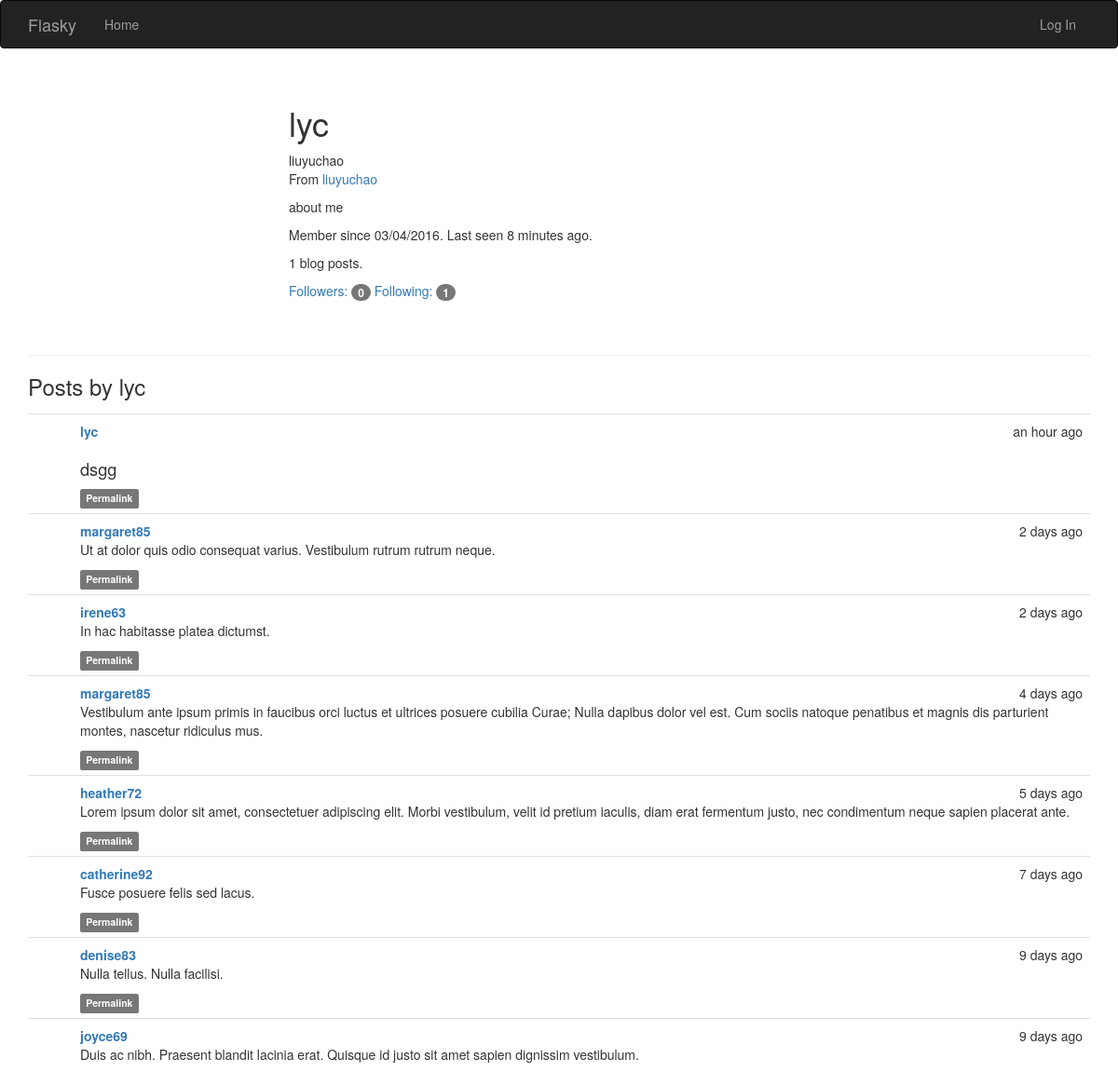
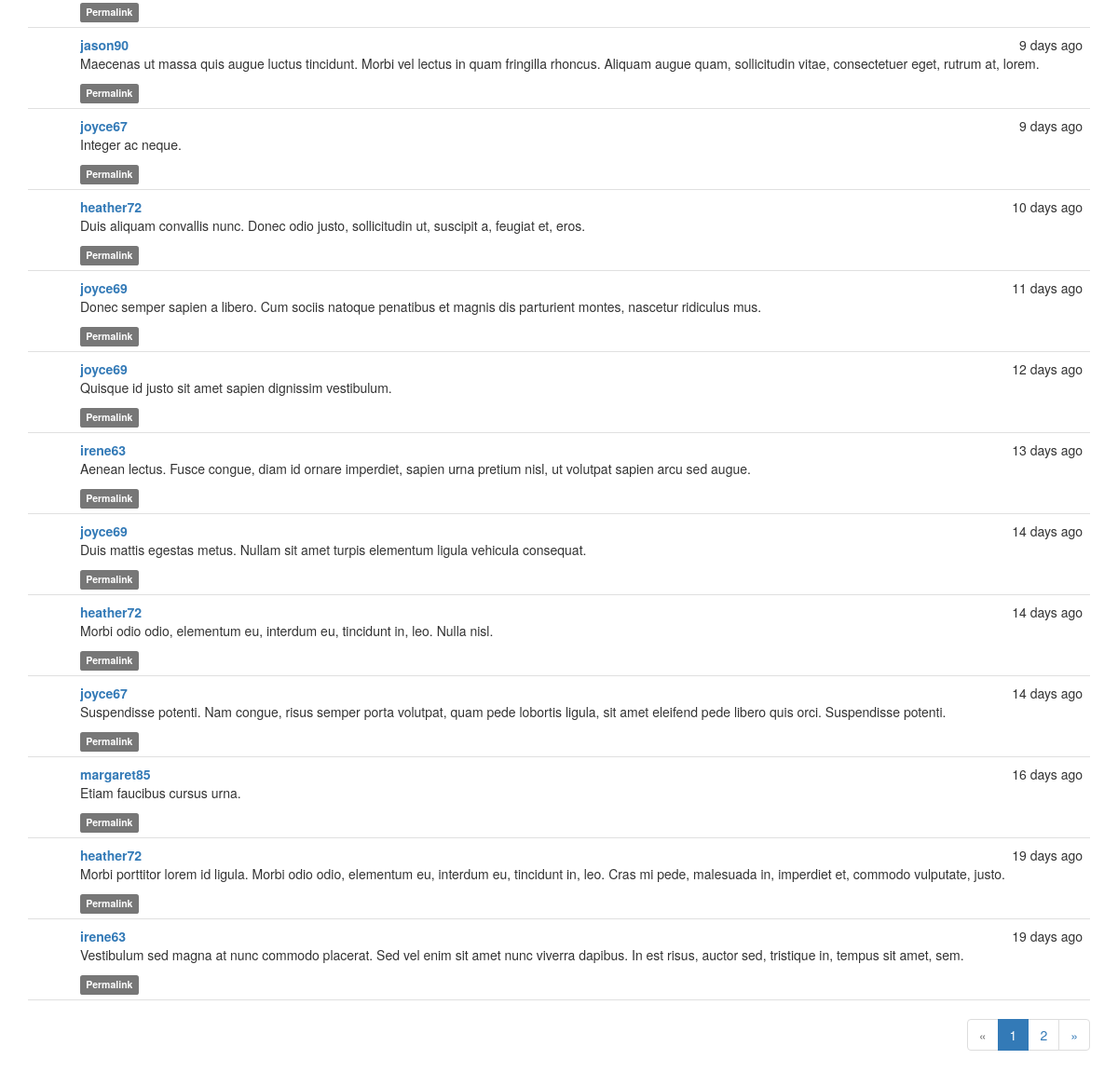
Screenshot of /user/lyc with the database file from the repository (2 pictures, top to bottom).
### app/models.py (models this page shows, shortened)
class User(UserMixin, db.Model):
	__tablename__ = 'users'
	id = db.Column(db.Integer, primary_key=True)
	username = db.Column(db.String(64), unique=True, index=True)
	role_id = db.Column(db.Integer, db.ForeignKey('roles.id'))
	password_hash = db.Column(db.String(128))
	email = db.Column(db.String(64), unique = True, index = True)
	confirmed = db.Column(db.Boolean, default = False)
	name = db.Column(db.String(64))
	location = db.Column(db.String(64))
	about_me = db.Column(db.Text())
	member_since = db.Column(db.DateTime(), default = datetime.utcnow)
	last_seen = db.Column(db.DateTime(), default = datetime.utcnow)
	posts = db.relationship('Post', backref = 'author', lazy = 'dynamic')
	followed = db.relationship('Follow',
								foreign_keys = [Follow.follower_id],
								backref = db.backref('follower', lazy = 'joined'),
								lazy = 'dynamic',
								cascade = 'all, delete-orphan')
	followers = db.relationship('Follow',
								foreign_keys = [Follow.followed_id],
								backref = db.backref('followed', lazy = 'joined'),
								lazy = 'dynamic',
								cascade = 'all, delete-orphan')
	@property
	def password(self):
		raise AttributeError('password is not a readable attribute')

class Post(db.Model):
	__tablename__ = 'posts'
	id = db.Column(db.Integer, primary_key = True)
	body = db.Column(db.Text)
	timestamp = db.Column(db.DateTime, index = True, default = datetime.utcnow)
	author_id = db.Column(db.Integer, db.ForeignKey('users.id'))
	body_html = db.Column(db.Text)

### app/main/views.py (the view)
@main.route('/user/<username>')
def user(username):
	user = User.query.filter_by(username = username).first()
	if user is None:
		abort(404)
	page = request.args.get('page', 1, type = int)
	pagination = Post.query.order_by(Post.timestamp.desc()).paginate(
		page, per_page = current_app.config['FLASKY_POSTS_PER_PAGE'],
		error_out = False)
	posts = pagination.items
	return render_template('user.html', user = user, posts = posts, pagination = pagination)

### app/auth/views.py (called while the page is built)
@auth.before_app_request
def before_request():
	if current_user.is_authenticated:
		current_user.ping()
		if not current_user.confirmed\
				and request.endpoint[:5] != 'auth.'\
				and request.endpoint != 'static':
			return redirect(url_for('auth.unconfirmed'))

### app/main/__init__.py (called while the page is built)
@main.app_context_processor
def inject_permission():
	return dict(Permission = Permission)

### app/models.py (called while the page is built)
	def can(self, permissions):
		return False

	def is_administrator(self):
		return False

### app/templates/user.html (shortened to what this page needs)
{% extends "base.html" %}
{% import "_macros.html" as macros %}
{% block page_content %}
<div class="page-header">
    <div class="profile-header">
        <h1>{{ user.username }}</h1>
        {% if user.name or user.location %}
        <p>
            {% if user.name %}{{ user.name }}<br>{% endif %}
            {% if user.location %}
                From <a href="http://maps.google.com/?q={{ user.location }}">{{ user.location }}</a><br>
            {% endif %}
        </p>
        {% endif %}
        {% if user.about_me %}<p>{{ user.about_me }}</p>{% endif %}
        <p>Member since {{ moment(user.member_since).format('L') }}. Last seen {{ moment(user.last_seen).fromNow() }}.</p>
        <p>{{ user.posts.count() }} blog posts.</p>
        <p>
            <a href="{{ url_for('.followers', username=user.username) }}">Followers: <span class="badge">{{ user.followers.count() - 1 }}</span></a>
            <a href="{{ url_for('.followed_by', username=user.username) }}">Following: <span class="badge">{{ user.followed.count() - 1 }}</span></a>
        </p>
    </div>
</div>
<h3>Posts by {{ user.username }}</h3>
{% include '_posts.html' %}
{% if pagination %}
<div class="pagination">
    {{ macros.pagination_widget(pagination, '.user', username=user.username) }}
</div>
{% endif %}
{% endblock %}

### app/templates/base.html (shortened to what this page needs)
{% extends "bootstrap/base.html" %}
{% block head %}
{{ super() }}
<link rel = "stylesheet" type = "text/css" href = "{{ url_for('static', filename = 'styles.css') }}">
{% endblock %}
{% block navbar %}
<div class = "navbar navbar-inverse" role = "navigation">
	<div class = "container">
		<div class = "navbar-header">
			<a class = "navbar-brand" href = "/">Flasky</a>
		</div>
		<div class = "navbar-collapse collapse">
			<ul class = "nav navbar-nav">
				<li><a href = "{{ url_for('main.index') }}">Home</a></li>
			</ul>
			<ul class = "nav navbar-nav navbar-right">
				{% if current_user.is_authenticated %}
				<li class = "dropdown">
					<a href="#" class="dropdown-toggle" data-toggle="dropdown">Account <b class="caret"></b></a>
				<ul class="dropdown-menu">
						<li><a href="{{ url_for('auth.change_password') }}">Change Password</a></li>
						<li><a href="{{ url_for('auth.change_email_request') }}">Change Email</a></li>
						<li><a href="{{ url_for('auth.logout') }}">Log Out</a></li>
					</ul>
				</li>
				{% else %}
				<li><a href = "{{ url_for('auth.login') }}">Log In</a></li>
				{% endif %}
			</ul>
		</div>
	</div>
</div>
{% endblock %}
{% block content %}
<div class="container">
	{% block page_content %}{% endblock %}
</div>
{% endblock %}

### app/templates/_macros.html
{% macro pagination_widget(pagination, endpoint) %}
<ul class = "pagination">
	<li{% if not pagination.has_prev %} class = "disabled"{% endif %}>
		<a href = "{% if pagination.has_prev %}{{ url_for(endpoint,
			page = pagination.page - 1, **kwargs) }}{% else %}#{% endif %}">
			&laquo;
		</a>
	</li>
	{% for p in pagination.iter_pages() %}
		{% if p %}
			{% if p == pagination.page %}
			<li class = "active">
				<a href = "{{ url_for(endpoint, page = p, **kwargs) }}">{{ p }}</a>
			</li>
			{% else %}
			<li>
				<a href = "{{ url_for(endpoint, page = p, **kwargs) }}">{{ p }}</a>
			</li>
			{% endif %}
		{% else %}
		<li class = "disabled"><a href = "#">&hellp;</a></li>
		{% endif %}
	{% endfor %}
	<li{% if not pagination.has_next %} class = "disabled"{% endif %}>
		<a href = "{% if pagination.has_next %}{{ url_for(endpoint,
			page = pagination.page + 1, **kwargs) }}{% else %}#{% endif %}">
			&raquo;
		</a>
	</li>
</ul>
{% endmacro %}

### app/templates/_posts.html (shortened to what this page needs)
<ul class="posts">
	{% for post in posts %}
	<li class="post">
		<div class="post-content">
			<div class="post-date">{{ moment(post.timestamp).fromNow() }}</div>
			<div class="post-author"><a href="{{ url_for('.user', username=post.author.username) }}">{{ post.author.username }}</a></div>
			<div class="post-body">
				{% if post.body_html %}
					{{ post.body_html | safe }}
				{% else %}
					{{ post.body }}
				{% endif %}
			</div>
			<div class = "post-footer">
				<a href = "{{ url_for('.post', id = post.id) }}">
					<span class = "label label-default">Permalink</span>
				</a>
			</div>
		</div>
	</li>
	{% endfor %}
</ul>

### app/static/styles.css (style rules this page uses)
.profile-header { min-height: 260px; margin-left: 280px; }
ul.posts { list-style-type: none; padding: 0px; margin: 16px 0px 0px 0px; border-top: 1px solid #e0e0e0; }
ul.posts li.post { padding: 8px; border-bottom: 1px solid #e0e0e0; }
div.post-date { float: right; }
div.post-author { font-weight: bold; }
div.post-content { margin-left: 48px; min-height: 48px; }
div.pagination { width: 100%; text-align: right; padding: 0px; margin: 0px; }
.post-body h2 { font-size: 130%; }

### rows the page displays
User: username "lyc", name "liuyuchao", location "liuyuchao", about_me "about me", member_since "03/04/2016", last_seen "8 minutes ago"
Post: timestamp "an hour ago", author.username "lyc", body_html "dsgg"
Post: timestamp "2 days ago", author.username "margaret85", body_html "Ut at dolor quis odio consequat varius. Vestibulum rutrum rutrum neque."
Post: timestamp "2 days ago", author.username "irene63", body_html "In hac habitasse platea dictumst."
Post: timestamp "4 days ago", author.username "margaret85", body_html "Vestibulum ante ipsum primis in faucibus orci luctus et ultrices posuere cubilia Curae; Nulla dapibus dolor vel est. Cum sociis natoque penatibus et magnis dis parturient montes, nascetur ridiculus mus."
Post: timestamp "5 days ago", author.username "heather72", body_html "Lorem ipsum dolor sit amet, consectetuer adipiscing elit. Morbi vestibulum, velit id pretium iaculis, diam erat fermentum justo, nec condimentum neque sapien placerat ante."
Post: timestamp "7 days ago", author.username "catherine92", body_html "Fusce posuere felis sed lacus."
Post: timestamp "9 days ago", author.username "denise83", body_html "Nulla tellus. Nulla facilisi."
Post: timestamp "9 days ago", author.username "joyce69", body_html "Duis ac nibh. Praesent blandit lacinia erat. Quisque id justo sit amet sapien dignissim vestibulum."
Post: timestamp "9 days ago", author.username "jason90", body_html "Maecenas ut massa quis augue luctus tincidunt. Morbi vel lectus in quam fringilla rhoncus. Aliquam augue quam, sollicitudin vitae, consectetuer eget, rutrum at, lorem."
Post: timestamp "9 days ago", author.username "joyce67", body_html "Integer ac neque."
Post: timestamp "10 days ago", author.username "heather72", body_html "Duis aliquam convallis nunc. Donec odio justo, sollicitudin ut, suscipit a, feugiat et, eros."
Post: timestamp "11 days ago", author.username "joyce69", body_html "Donec semper sapien a libero. Cum sociis natoque penatibus et magnis dis parturient montes, nascetur ridiculus mus."
Post: timestamp "12 days ago", author.username "joyce69", body_html "Quisque id justo sit amet sapien dignissim vestibulum."
Post: timestamp "13 days ago", author.username "irene63", body_html "Aenean lectus. Fusce congue, diam id ornare imperdiet, sapien urna pretium nisl, ut volutpat sapien arcu sed augue."
Post: timestamp "14 days ago", author.username "joyce69", body_html "Duis mattis egestas metus. Nullam sit amet turpis elementum ligula vehicula consequat."
Post: timestamp "14 days ago", author.username "heather72", body_html "Morbi odio odio, elementum eu, interdum eu, tincidunt in, leo. Nulla nisl."
Post: timestamp "14 days ago", author.username "joyce67", body_html "Suspendisse potenti. Nam congue, risus semper porta volutpat, quam pede lobortis ligula, sit amet eleifend pede libero quis orci. Suspendisse potenti."
Post: timestamp "16 days ago", author.username "margaret85", body_html "Etiam faucibus cursus urna."
Post: timestamp "19 days ago", author.username "heather72", body_html "Morbi porttitor lorem id ligula. Morbi odio odio, elementum eu, interdum eu, tincidunt in, leo. Cras mi pede, malesuada in, imperdiet et, commodo vulputate, justo."
Post: timestamp "19 days ago", author.username "irene63", body_html "Vestibulum sed magna at nunc commodo placerat. Sed vel enim sit amet nunc viverra dapibus. In est risus, auctor sed, tristique in, tempus sit amet, sem."

### other values shown
{{ user.posts.count() }} "1"
{{ user.followers.count() - 1 }} "0"
{{ user.followed.count() - 1 }} "1"
{{ p }} "1"
{{ p }} "2"
